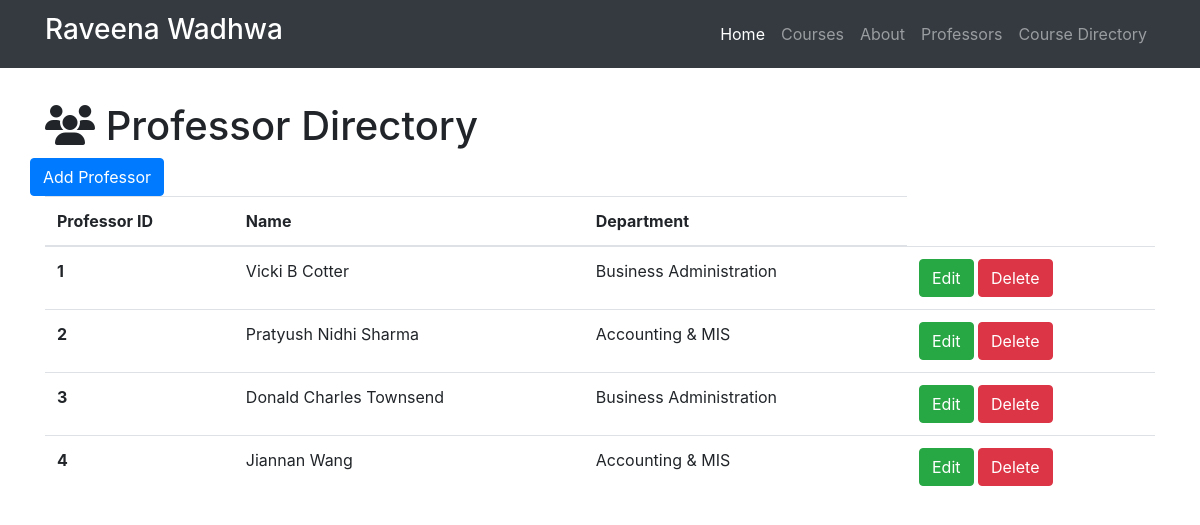
The app's page /professors with its own data.
### resume.py (models this page shows)
class Professor(db.Model):
    __tablename__ = 'professors'
    id = db.Column(db.Integer, primary_key=True)
    name = db.Column(db.String(64))
    department = db.Column(db.Text)
    courses = db.relationship('Course', backref='professor', cascade="delete")

### resume.py (the view)
@app.route('/professors')
def show_all_professors():
    professors = Professor.query.all()
    return render_template('professor-all.html', professors=professors)

### templates/professor-all.html (shortened to what this page needs)
{% extends "base-structure.html" %}
{% block head%}
  {{super()}}
{% endblock %}
{% block page_content %}
<div class="container">
   <h1 class="mt-5"><i class="fa fa-users" aria-hidden="true"></i> Professor Directory</h1>
  <div class="row bottom-margin">
    <a href="/professors/add" class="btn btn-primary" role="button" aria-disabeled="true">Add Professor</a>
  </div>
{% if professors %}
  <table class="table">
    <thead>
      <tr>
        <th>Professor ID</th>
        <th>Name</th>
        <th>Department</th>
      </tr>
    </thead>
    <tbody>
  {% for professor in professors %}
  <tr>
        <th scope="row">{{professor.id}}</th>
        <td>{{professor.name}}</td>
        <td>{{professor.department}}</td>
        <td>
          <a href="/professors/edit/{{professor.id}}" class ="btn btn-success" role="button" aria-disabled="true"> Edit</a>
          <a href="/professors/delete/{{professor.id}}" class="btn btn-danger" role="button" aria-disabled="true"> Delete</a>
        </td>
  </tr>
   {% endfor %}
 </tbody>
</table>
{% else %}
<h3>There are no professors in the directory yet.</h3>
{% endif %}
</div>
{% endblock %}

### templates/professor-all.html (style rules this page uses)
body { padding-top: 54px; }

### records on screen
Professor: id "1", name "Vicki B Cotter", department "Business Administration"
Professor: id "2", name "Pratyush Nidhi Sharma", department "Accounting & MIS"
Professor: id "3", name "Donald Charles Townsend", department "Business Administration"
Professor: id "4", name "Jiannan Wang", department "Accounting & MIS"
